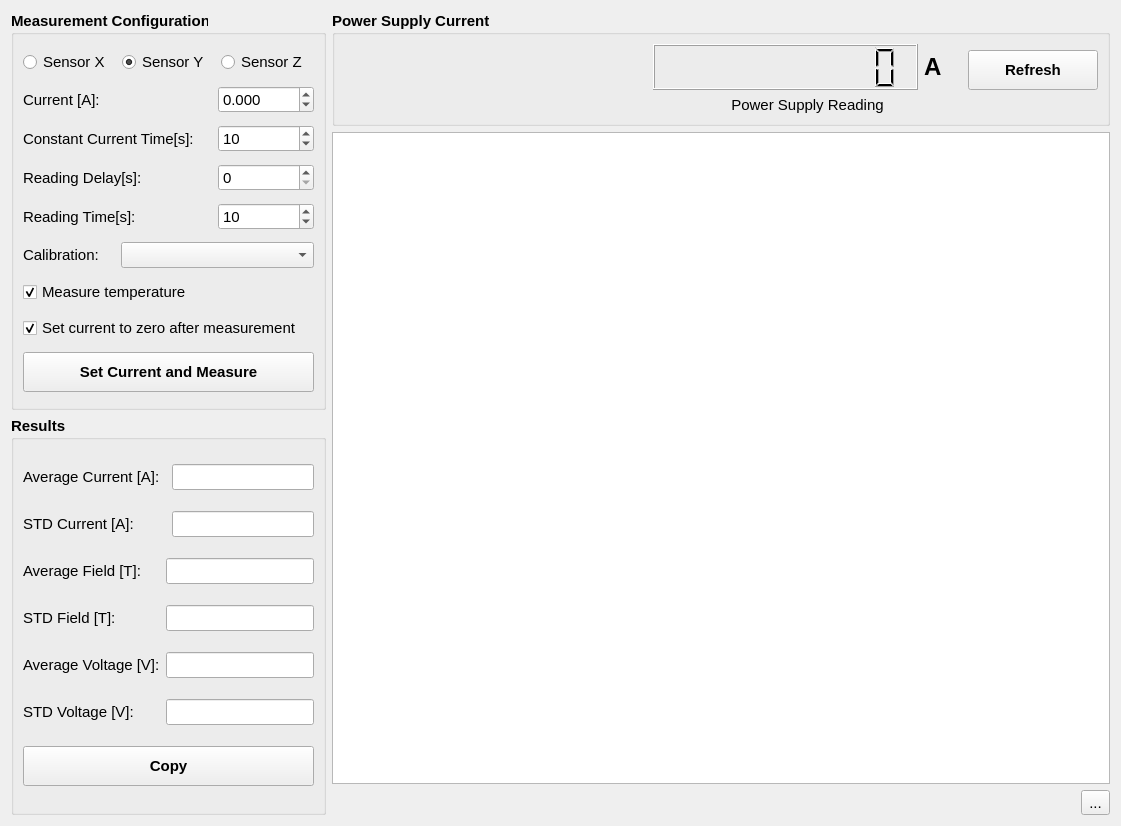
<?xml version="1.0" encoding="UTF-8"?>
<ui version="4.0">
 <class>wg_probe_calibration</class>
 <widget class="QWidget" name="wg_probe_calibration">
  <property name="geometry">
   <rect>
    <x>0</x>
    <y>0</y>
    <width>1121</width>
    <height>826</height>
   </rect>
  </property>
  <property name="font">
   <font>
    <pointsize>11</pointsize>
   </font>
  </property>
  <property name="windowTitle">
   <string>Probe Calibration</string>
  </property>
  <layout class="QGridLayout" name="gridLayout">
   <item row="2" column="2">
    <spacer name="horizontalSpacer_3">
     <property name="orientation">
      <enum>Qt::Horizontal</enum>
     </property>
     <property name="sizeHint" stdset="0">
      <size>
       <width>40</width>
       <height>20</height>
      </size>
     </property>
    </spacer>
   </item>
   <item row="2" column="3">
    <widget class="QToolButton" name="tbt_clear">
     <property name="text">
      <string>...</string>
     </property>
     <property name="icon">
      <iconset>
       <normaloff>../../resources/img/clear.svg</normaloff>../../resources/img/clear.svg</iconset>
     </property>
     <property name="iconSize">
      <size>
       <width>24</width>
       <height>24</height>
      </size>
     </property>
    </widget>
   </item>
   <item row="1" column="1" colspan="3">
    <widget class="PlotWidget" name="pw_plot">
     <property name="backgroundBrush">
      <brush brushstyle="NoBrush">
       <color alpha="255">
        <red>255</red>
        <green>255</green>
        <blue>255</blue>
       </color>
      </brush>
     </property>
     <property name="foregroundBrush">
      <brush brushstyle="NoBrush">
       <color alpha="255">
        <red>252</red>
        <green>255</green>
        <blue>255</blue>
       </color>
      </brush>
     </property>
    </widget>
   </item>
   <item row="0" column="1" colspan="3">
    <widget class="QGroupBox" name="groupBox_2">
     <property name="font">
      <font>
       <pointsize>11</pointsize>
       <weight>75</weight>
       <bold>true</bold>
      </font>
     </property>
     <property name="title">
      <string>Power Supply Current</string>
     </property>
     <layout class="QGridLayout" name="gridLayout_4">
      <item row="1" column="2">
       <widget class="QPushButton" name="pbt_refresh">
        <property name="enabled">
         <bool>true</bool>
        </property>
        <property name="sizePolicy">
         <sizepolicy hsizetype="Preferred" vsizetype="Fixed">
          <horstretch>0</horstretch>
          <verstretch>0</verstretch>
         </sizepolicy>
        </property>
        <property name="minimumSize">
         <size>
          <width>130</width>
          <height>40</height>
         </size>
        </property>
        <property name="text">
         <string>Refresh</string>
        </property>
        <property name="icon">
         <iconset>
          <normaloff>../../resources/img/refresh.svg</normaloff>../../resources/img/refresh.svg</iconset>
        </property>
        <property name="iconSize">
         <size>
          <width>24</width>
          <height>24</height>
         </size>
        </property>
       </widget>
      </item>
      <item row="0" column="1" rowspan="2">
       <layout class="QHBoxLayout" name="horizontalLayout_3">
        <item>
         <widget class="QLCDNumber" name="lcd_ps_reading">
          <property name="sizePolicy">
           <sizepolicy hsizetype="Expanding" vsizetype="Minimum">
            <horstretch>0</horstretch>
            <verstretch>0</verstretch>
           </sizepolicy>
          </property>
          <property name="minimumSize">
           <size>
            <width>180</width>
            <height>0</height>
           </size>
          </property>
          <property name="font">
           <font>
            <pointsize>11</pointsize>
           </font>
          </property>
          <property name="digitCount">
           <number>10</number>
          </property>
         </widget>
        </item>
        <item>
         <widget class="QLabel" name="label_163">
          <property name="enabled">
           <bool>true</bool>
          </property>
          <property name="font">
           <font>
            <pointsize>18</pointsize>
           </font>
          </property>
          <property name="text">
           <string>A</string>
          </property>
         </widget>
        </item>
        <item>
         <spacer name="horizontalSpacer_2">
          <property name="orientation">
           <enum>Qt::Horizontal</enum>
          </property>
          <property name="sizeType">
           <enum>QSizePolicy::Fixed</enum>
          </property>
          <property name="sizeHint" stdset="0">
           <size>
            <width>20</width>
            <height>20</height>
           </size>
          </property>
         </spacer>
        </item>
       </layout>
      </item>
      <item row="1" column="0">
       <spacer name="horizontalSpacer">
        <property name="orientation">
         <enum>Qt::Horizontal</enum>
        </property>
        <property name="sizeHint" stdset="0">
         <size>
          <width>40</width>
          <height>20</height>
         </size>
        </property>
       </spacer>
      </item>
      <item row="2" column="1">
       <widget class="QLabel" name="label_170">
        <property name="font">
         <font>
          <weight>50</weight>
          <bold>false</bold>
         </font>
        </property>
        <property name="text">
         <string>Power Supply Reading</string>
        </property>
        <property name="alignment">
         <set>Qt::AlignCenter</set>
        </property>
       </widget>
      </item>
     </layout>
    </widget>
   </item>
   <item row="0" column="0" rowspan="3">
    <layout class="QVBoxLayout" name="verticalLayout">
     <item>
      <widget class="QGroupBox" name="groupBox_3">
       <property name="enabled">
        <bool>true</bool>
       </property>
       <property name="font">
        <font>
         <weight>75</weight>
         <bold>true</bold>
        </font>
       </property>
       <property name="title">
        <string>Measurement Configuration</string>
       </property>
       <layout class="QGridLayout" name="gridLayout_3">
        <item row="0" column="0" colspan="3">
         <layout class="QHBoxLayout" name="horizontalLayout_10">
          <property name="spacing">
           <number>6</number>
          </property>
          <item>
           <widget class="QRadioButton" name="rbt_sensorx">
            <property name="font">
             <font>
              <weight>50</weight>
              <bold>false</bold>
             </font>
            </property>
            <property name="text">
             <string>Sensor X</string>
            </property>
            <property name="checked">
             <bool>false</bool>
            </property>
           </widget>
          </item>
          <item>
           <widget class="QRadioButton" name="rbt_sensory">
            <property name="font">
             <font>
              <weight>50</weight>
              <bold>false</bold>
             </font>
            </property>
            <property name="text">
             <string>Sensor Y</string>
            </property>
            <property name="checked">
             <bool>true</bool>
            </property>
           </widget>
          </item>
          <item>
           <widget class="QRadioButton" name="rbt_sensorz">
            <property name="font">
             <font>
              <weight>50</weight>
              <bold>false</bold>
             </font>
            </property>
            <property name="text">
             <string>Sensor Z</string>
            </property>
           </widget>
          </item>
         </layout>
        </item>
        <item row="1" column="0">
         <widget class="QLabel" name="label_4">
          <property name="font">
           <font>
            <weight>50</weight>
            <bold>false</bold>
           </font>
          </property>
          <property name="text">
           <string>Current [A]:</string>
          </property>
         </widget>
        </item>
        <item row="1" column="2">
         <widget class="QDoubleSpinBox" name="sbd_current">
          <property name="font">
           <font>
            <weight>50</weight>
            <bold>false</bold>
           </font>
          </property>
          <property name="decimals">
           <number>3</number>
          </property>
          <property name="minimum">
           <double>-1000.000000000000000</double>
          </property>
          <property name="maximum">
           <double>1000.000000000000000</double>
          </property>
         </widget>
        </item>
        <item row="2" column="0" colspan="2">
         <widget class="QLabel" name="label_6">
          <property name="font">
           <font>
            <weight>50</weight>
            <bold>false</bold>
           </font>
          </property>
          <property name="text">
           <string>Constant Current Time[s]:</string>
          </property>
         </widget>
        </item>
        <item row="2" column="2">
         <widget class="QSpinBox" name="sb_time">
          <property name="font">
           <font>
            <weight>50</weight>
            <bold>false</bold>
           </font>
          </property>
          <property name="maximum">
           <number>1000</number>
          </property>
          <property name="value">
           <number>10</number>
          </property>
         </widget>
        </item>
        <item row="3" column="0" colspan="2">
         <widget class="QLabel" name="label_7">
          <property name="font">
           <font>
            <weight>50</weight>
            <bold>false</bold>
           </font>
          </property>
          <property name="text">
           <string>Reading Delay[s]:</string>
          </property>
         </widget>
        </item>
        <item row="3" column="2">
         <widget class="QSpinBox" name="sb_delay">
          <property name="font">
           <font>
            <weight>50</weight>
            <bold>false</bold>
           </font>
          </property>
          <property name="maximum">
           <number>1000</number>
          </property>
         </widget>
        </item>
        <item row="4" column="0" colspan="2">
         <widget class="QLabel" name="label_8">
          <property name="font">
           <font>
            <weight>50</weight>
            <bold>false</bold>
           </font>
          </property>
          <property name="text">
           <string>Reading Time[s]:</string>
          </property>
         </widget>
        </item>
        <item row="4" column="2">
         <widget class="QSpinBox" name="sb_readingtime">
          <property name="font">
           <font>
            <weight>50</weight>
            <bold>false</bold>
           </font>
          </property>
          <property name="maximum">
           <number>1000</number>
          </property>
          <property name="value">
           <number>10</number>
          </property>
         </widget>
        </item>
        <item row="5" column="0">
         <widget class="QLabel" name="label">
          <property name="font">
           <font>
            <weight>50</weight>
            <bold>false</bold>
           </font>
          </property>
          <property name="text">
           <string>Calibration:</string>
          </property>
         </widget>
        </item>
        <item row="5" column="1" colspan="2">
         <widget class="QComboBox" name="cmb_calibration">
          <property name="font">
           <font>
            <weight>50</weight>
            <bold>false</bold>
           </font>
          </property>
         </widget>
        </item>
        <item row="6" column="0" colspan="2">
         <widget class="QCheckBox" name="chb_temperature">
          <property name="font">
           <font>
            <weight>50</weight>
            <bold>false</bold>
           </font>
          </property>
          <property name="text">
           <string>Measure temperature</string>
          </property>
          <property name="checked">
           <bool>true</bool>
          </property>
         </widget>
        </item>
        <item row="7" column="0" colspan="3">
         <widget class="QCheckBox" name="chb_zerocurrent">
          <property name="font">
           <font>
            <weight>50</weight>
            <bold>false</bold>
           </font>
          </property>
          <property name="text">
           <string>Set current to zero after measurement</string>
          </property>
          <property name="checked">
           <bool>true</bool>
          </property>
         </widget>
        </item>
        <item row="8" column="0" colspan="3">
         <widget class="QPushButton" name="pbt_measure">
          <property name="minimumSize">
           <size>
            <width>0</width>
            <height>40</height>
           </size>
          </property>
          <property name="font">
           <font>
            <weight>75</weight>
            <bold>true</bold>
           </font>
          </property>
          <property name="text">
           <string>Set Current and Measure</string>
          </property>
         </widget>
        </item>
       </layout>
      </widget>
     </item>
     <item>
      <widget class="QGroupBox" name="groupBox_4">
       <property name="enabled">
        <bool>true</bool>
       </property>
       <property name="font">
        <font>
         <weight>75</weight>
         <bold>true</bold>
        </font>
       </property>
       <property name="title">
        <string>Results</string>
       </property>
       <layout class="QGridLayout" name="gridLayout_2">
        <item row="0" column="0" colspan="2">
         <widget class="QLabel" name="label_17">
          <property name="font">
           <font>
            <weight>50</weight>
            <bold>false</bold>
           </font>
          </property>
          <property name="text">
           <string>Average Current [A]:</string>
          </property>
         </widget>
        </item>
        <item row="0" column="2">
         <widget class="QLineEdit" name="le_current">
          <property name="sizePolicy">
           <sizepolicy hsizetype="Preferred" vsizetype="Fixed">
            <horstretch>0</horstretch>
            <verstretch>0</verstretch>
           </sizepolicy>
          </property>
          <property name="font">
           <font>
            <weight>50</weight>
            <bold>false</bold>
           </font>
          </property>
          <property name="readOnly">
           <bool>true</bool>
          </property>
         </widget>
        </item>
        <item row="1" column="0" colspan="2">
         <widget class="QLabel" name="label_16">
          <property name="font">
           <font>
            <weight>50</weight>
            <bold>false</bold>
           </font>
          </property>
          <property name="text">
           <string>STD Current [A]:</string>
          </property>
         </widget>
        </item>
        <item row="1" column="2">
         <widget class="QLineEdit" name="le_currentstd">
          <property name="sizePolicy">
           <sizepolicy hsizetype="Preferred" vsizetype="Fixed">
            <horstretch>0</horstretch>
            <verstretch>0</verstretch>
           </sizepolicy>
          </property>
          <property name="font">
           <font>
            <weight>50</weight>
            <bold>false</bold>
           </font>
          </property>
          <property name="readOnly">
           <bool>true</bool>
          </property>
         </widget>
        </item>
        <item row="2" column="0">
         <widget class="QLabel" name="label_9">
          <property name="font">
           <font>
            <weight>50</weight>
            <bold>false</bold>
           </font>
          </property>
          <property name="text">
           <string>Average Field [T]:</string>
          </property>
         </widget>
        </item>
        <item row="2" column="1" colspan="2">
         <widget class="QLineEdit" name="le_field">
          <property name="sizePolicy">
           <sizepolicy hsizetype="Preferred" vsizetype="Fixed">
            <horstretch>0</horstretch>
            <verstretch>0</verstretch>
           </sizepolicy>
          </property>
          <property name="font">
           <font>
            <weight>50</weight>
            <bold>false</bold>
           </font>
          </property>
          <property name="readOnly">
           <bool>true</bool>
          </property>
         </widget>
        </item>
        <item row="3" column="0">
         <widget class="QLabel" name="label_11">
          <property name="font">
           <font>
            <weight>50</weight>
            <bold>false</bold>
           </font>
          </property>
          <property name="text">
           <string>STD Field [T]:</string>
          </property>
         </widget>
        </item>
        <item row="3" column="1" colspan="2">
         <widget class="QLineEdit" name="le_fieldstd">
          <property name="sizePolicy">
           <sizepolicy hsizetype="Preferred" vsizetype="Fixed">
            <horstretch>0</horstretch>
            <verstretch>0</verstretch>
           </sizepolicy>
          </property>
          <property name="font">
           <font>
            <weight>50</weight>
            <bold>false</bold>
           </font>
          </property>
          <property name="readOnly">
           <bool>true</bool>
          </property>
         </widget>
        </item>
        <item row="4" column="0">
         <widget class="QLabel" name="label_10">
          <property name="font">
           <font>
            <weight>50</weight>
            <bold>false</bold>
           </font>
          </property>
          <property name="text">
           <string>Average Voltage [V]:</string>
          </property>
         </widget>
        </item>
        <item row="4" column="1" colspan="2">
         <widget class="QLineEdit" name="le_volt">
          <property name="sizePolicy">
           <sizepolicy hsizetype="Preferred" vsizetype="Fixed">
            <horstretch>0</horstretch>
            <verstretch>0</verstretch>
           </sizepolicy>
          </property>
          <property name="font">
           <font>
            <weight>50</weight>
            <bold>false</bold>
           </font>
          </property>
          <property name="readOnly">
           <bool>true</bool>
          </property>
         </widget>
        </item>
        <item row="5" column="0">
         <widget class="QLabel" name="label_12">
          <property name="font">
           <font>
            <weight>50</weight>
            <bold>false</bold>
           </font>
          </property>
          <property name="text">
           <string>STD Voltage [V]:</string>
          </property>
         </widget>
        </item>
        <item row="5" column="1" colspan="2">
         <widget class="QLineEdit" name="le_voltstd">
          <property name="sizePolicy">
           <sizepolicy hsizetype="Preferred" vsizetype="Fixed">
            <horstretch>0</horstretch>
            <verstretch>0</verstretch>
           </sizepolicy>
          </property>
          <property name="font">
           <font>
            <weight>50</weight>
            <bold>false</bold>
           </font>
          </property>
          <property name="text">
           <string/>
          </property>
          <property name="readOnly">
           <bool>true</bool>
          </property>
         </widget>
        </item>
        <item row="6" column="0" colspan="3">
         <widget class="QPushButton" name="pbt_copy">
          <property name="minimumSize">
           <size>
            <width>0</width>
            <height>40</height>
           </size>
          </property>
          <property name="text">
           <string>Copy</string>
          </property>
         </widget>
        </item>
       </layout>
      </widget>
     </item>
    </layout>
   </item>
  </layout>
 </widget>
 <customwidgets>
  <customwidget>
   <class>PlotWidget</class>
   <extends>QGraphicsView</extends>
   <header>pyqtgraph</header>
  </customwidget>
 </customwidgets>
 <resources/>
 <connections/>
</ui>
